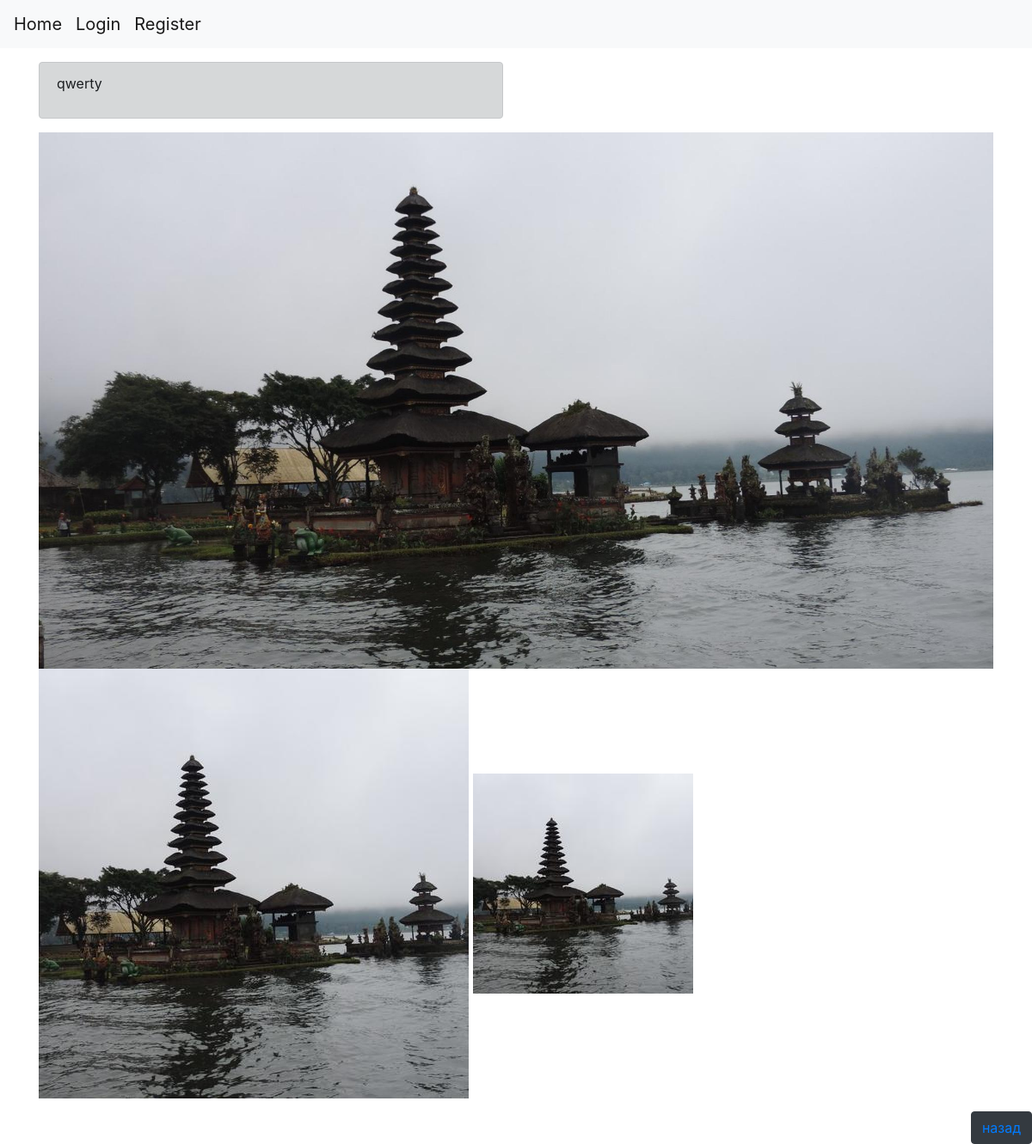
/galery_detail/12/, run on the app's committed database.
### imagine/models.py (models this page shows, shortened)
class Gallery(models.Model):
    class Meta:
        ordering = ['-pk']
    title = models.CharField(max_length=150,verbose_name='Название ')
    owner =  models.ForeignKey('Profile', on_delete=models.CASCADE)
    images = models.ManyToManyField(Image, blank=True )

class Image(models.Model):
    picture = ResizedImageField( upload_to='images/photos/%Y/%m/%d/',crop=['middle', 'center'],verbose_name='Картинка')

### imagine/views.py (the view)
# urls.py: path('galery_detail/<int:pk>/',GalleryDetail.as_view(),name='detail'),
class GalleryDetail(DetailView):
    model = Gallery
    context_object_name='gallery'
    template_name='gallery_detail.html'

### imagine/templates/gallery_detail.html (shortened to what this page needs)
{%extends 'base.html'%}
{%block content%}
<div class="container">
    <div class="row">
         <div class="col-12 col-sm-12 col-md-6 col-lg-6 col-xl-6">
              <p><div class="alert alert-dark" role="alert">{{gallery.title}}</p> </div>
             </div> <div class="col-12 col-sm-12 col-md-6 col-lg-6 col-xl-6">
                </div>
            </div>
                  {%for img in gallery.images.all%}
            <img src="{{img.picture.url}}" class="img-fluid" alt="Responsive image">
            {%endfor%}
        <button type="button" class="btn btn-dark float-right" style="margin-top: 15px;"  ><a href="\">назад</a></button>
{%endblock content%}

### data on the page
Gallery: title "qwerty"
Image: picture (picture)
Image: picture (picture)
Image: picture (picture)
